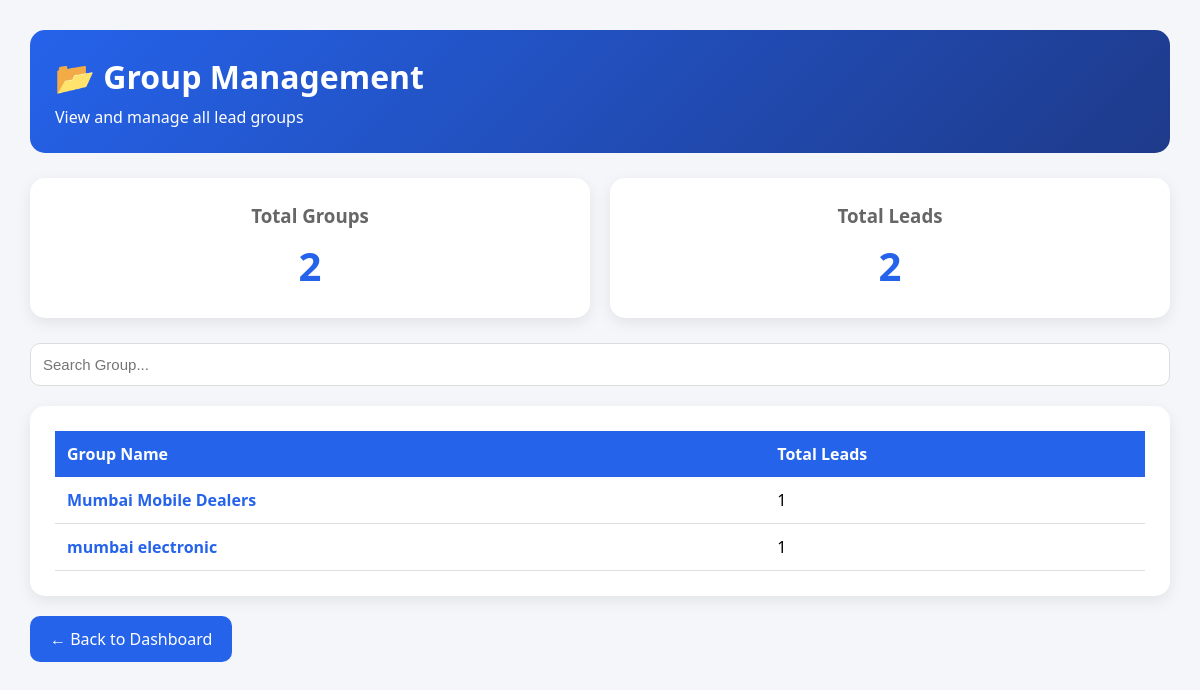
Before: /groups with the older database file.
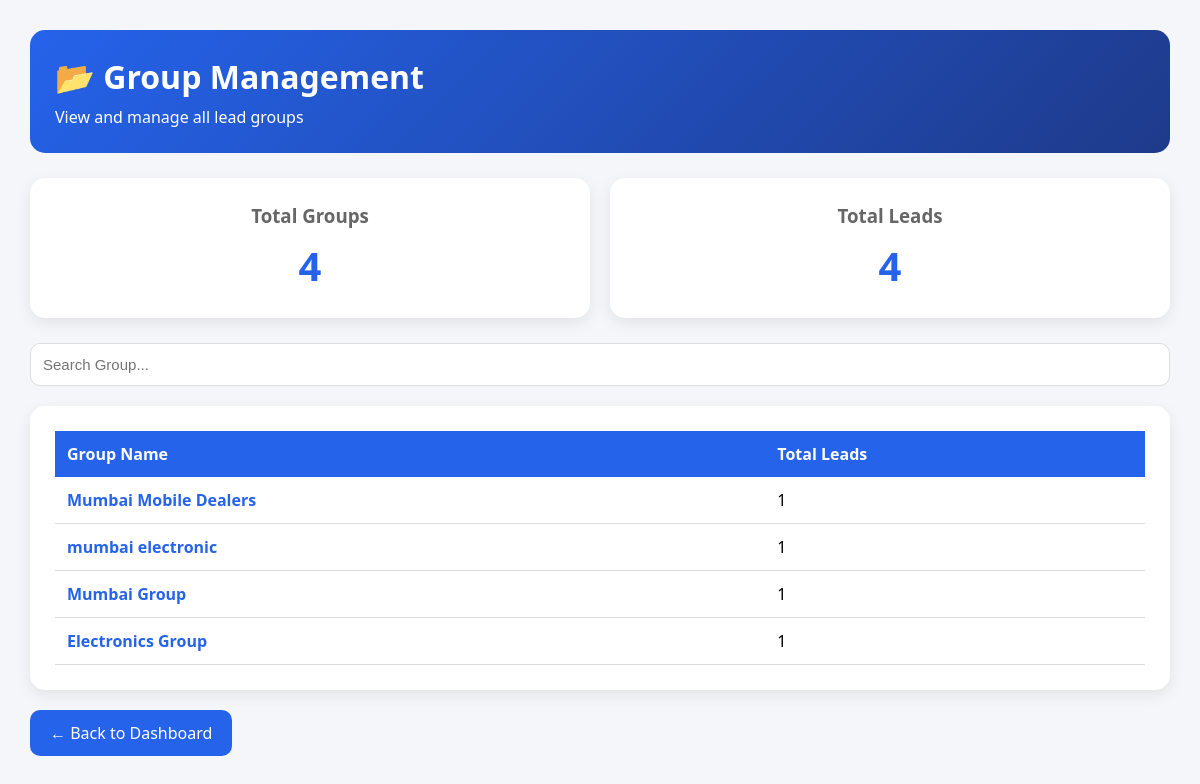
After: the same page with the newer database file.
### app/models.py (models this page shows)
class Lead(Base):
    __tablename__ = "leads"
    id = Column(Integer, primary_key=True, index=True)
    company_name = Column(String)
    mobile_number = Column(String)
    address = Column(String)
    category = Column(String)
    group_name = Column(String)
    city = Column(String)

### app/main.py (the view)
@app.get("/groups")
def view_groups(
    request: Request,
    search: str = "",
    db: Session = Depends(get_db)
):
    leads = db.query(Lead).all()
    group_data = {}
    for lead in leads:
        group = lead.group_name
        if group:
            if search and search.lower() not in group.lower():
                continue
            if group not in group_data:
                group_data[group] = 0
            group_data[group] += 1
    return templates.TemplateResponse(
        "groups.html",
        {
            "request": request,
            "group_data": group_data,
            "search": search
        }
    )
    leads = db.query(Lead).all()
    group_data = {}
    for lead in leads:
        group = lead.group_name
        if group:
            if group not in group_data:
                group_data[group] = 0
            group_data[group] += 1
    return templates.TemplateResponse(
        "groups.html",
        {
            "request": request,
            "group_data": group_data
        }
    )

### templates/groups.html (shortened to what this page needs)
<!DOCTYPE html>
<html>
<head>
</head>
<body>
<div class="header">
    <h1>📂 Group Management</h1>
    <p>View and manage all lead groups</p>
</div>
<div class="cards">
    <div class="card">
        <h3>Total Groups</h3>
        <h1>{{ group_data|length }}</h1>
    </div>
    <div class="card">
        <h3>Total Leads</h3>
        <h1>
            {{ group_data.values()|sum }}
        </h1>
    </div>
</div>
<form method="get" action="/groups">
    <input
        type="text"
        name="search"
        class="search-box"
        placeholder="Search Group..."
        value="{{ search }}"
    >
</form>
<div class="table-card">
    <table>
        <tr>
            <th>Group Name</th>
            <th>Total Leads</th>
        </tr>
        {% for group, count in group_data.items() %}
        <tr>
            <td>
                <a href="/group-leads/{{ group }}"
               style="text-decoration:none;color:#2563eb;font-weight:bold;">
               {{ group }}
                </a>
            </td>
            <td>{{ count }}</td>
        </tr>
        {% endfor %}
    </table>
</div>
<a href="/dashboard" class="back-btn">
    ← Back to Dashboard
</a>
</body>
</html>

Changed rows visible on the page:
added Lead: group_name "Mumbai Group", count "1"
added Lead: group_name "Electronics Group", count "1"
Other visible differences:
{{ group_data|length }}: "2" → "4"
{{ group_data.values()|sum }}: "2" → "4"
